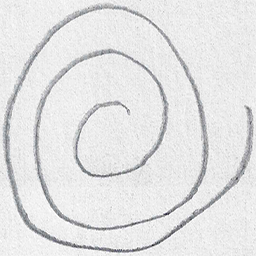
#> input picture OpenFace-master/pkdetector/detect-parkinsons-master/dataset/spiral/training/healthy/V03HE3.png, 256 x 256 px; its folder holds 3 pictures in this run
$ python detect_parkinsons.py
#> lines starting #> are read from the running program, lines starting #| are printed output that depends on the picture; after the words box and inside, x2 and y2 are one past the last pixel; in counts of white or black regions, pixels touching at a corner belong together
# All necessary import statements
import numpy as np
import cv2
import os
import argparse
from sklearn.ensemble import RandomForestClassifier
from sklearn.preprocessing import LabelEncoder
from sklearn.metrics import confusion_matrix
from skimage import feature
from imutils import build_montages
from imutils import paths

def quantify_image(image):
    features = feature.hog(image, orientations=9,
        pixels_per_cell=(10, 10), cells_per_block=(2, 2),
        transform_sqrt=True, block_norm="L1")
    return features

def load_split(path):
    imagePaths = list(paths.list_images(path))
    data = []
    labels = []

    for imagePath in imagePaths:
        label = imagePath.split(os.path.sep)[-2]
        image = cv2.imread(imagePath)
#> image is the input picture: shape (256, 256, 3); mean B, G, R 227.8, 227.4, 227.3
        image = cv2.cvtColor(image, cv2.COLOR_BGR2GRAY)
#> image: shape (256, 256)
        image = cv2.resize(image, (200, 200))
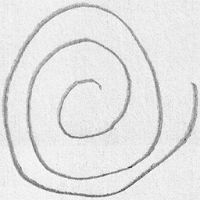
#> image: shape (200, 200); min 55, max 254, mean 227.3
        image = cv2.threshold(image, 0, 255,
            cv2.THRESH_BINARY_INV | cv2.THRESH_OTSU)[1]
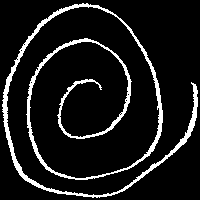
#> image: shape (200, 200); 9.8% white; 1 white region, box (x1, y1, x2, y2) and area: (2, 3, 198, 198) 3930
        features = quantify_image(image)
#> in quantify_image, `features = feature.hog(image, orientations=9, pixels_per_cell=(10, 10)..`: features = 12996 values, max 1 at index 6410, min 0 at index 0, mean 0.0216
        data.append(features)
        labels.append(label)
#> pass 2 of the loop in load_split, `for imagePath in imagePaths:`:
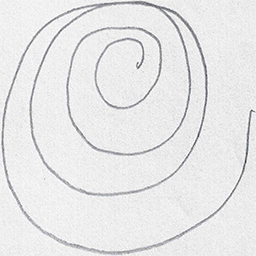
#> input picture OpenFace-master/pkdetector/detect-parkinsons-master/dataset/spiral/training/healthy/V04HE03.png, 256 x 256 px
#> in load_split, image is the input picture: shape (256, 256, 3); mean B, G, R 231.8, 231.3, 231.4
#> in load_split, `image = cv2.resize(image, (200, 200))`:
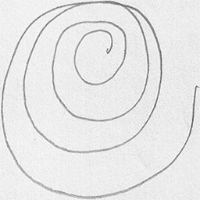
#> image: shape (200, 200); min 90, max 253, mean 231.2
#> in load_split, `image = cv2.threshold(image, 0, 255, cv2.THRESH_BINARY_INV | cv2.THRES..`:
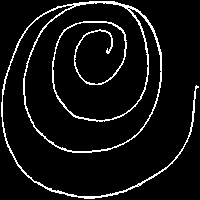
#> image: shape (200, 200); 6.9% white in thin lines or dots
#> in load_split, `features = quantify_image(image)`: features = 12996 values, max 1 at index 9211, min 0 at index 0, mean 0.0219
#> pass 3 of the loop in load_split, `for imagePath in imagePaths:`:
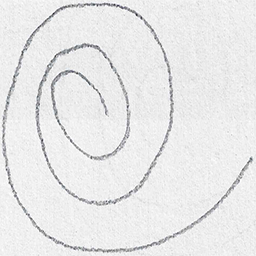
#> input picture OpenFace-master/pkdetector/detect-parkinsons-master/dataset/spiral/training/healthy/V05HE03.png, 256 x 256 px
#> in load_split, image is the input picture: shape (256, 256, 3); mean B, G, R 232.6, 232.3, 232.3
#> in load_split, `image = cv2.resize(image, (200, 200))`:
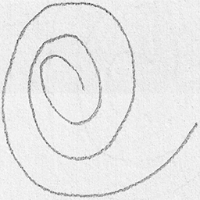
#> image: shape (200, 200); min 61, max 255, mean 232.2
#> in load_split, `image = cv2.threshold(image, 0, 255, cv2.THRESH_BINARY_INV | cv2.THRES..`:
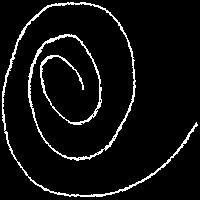
#> image: shape (200, 200); 6.1% white in thin lines or dots
#> in load_split, `features = quantify_image(image)`: features = 12996 values, max 1 at index 11236, min 0 at index 0, mean 0.0185
#> the loop made 4 passes; the first 3 are shown

    return (np.array(data), np.array(labels))

trainingPath = 'detect-parkinsons-master/dataset/spiral/training/'
testingPath = 'detect-parkinsons-master/dataset/spiral/testing/'

print("[INFO] loading data...")
(trainX, trainY) = load_split(trainingPath)
(testX, testY) = load_split(testingPath)

le = LabelEncoder()
trainY = le.fit_transform(trainY)
testY = le.transform(testY)

print("[INFO] training model...")
model = RandomForestClassifier(n_estimators=100)
model.fit(trainX, trainY)

# Evaluate the model
print("[INFO] evaluating model...")
#> (the run stopped early here; a loop or call above may not have finished)
